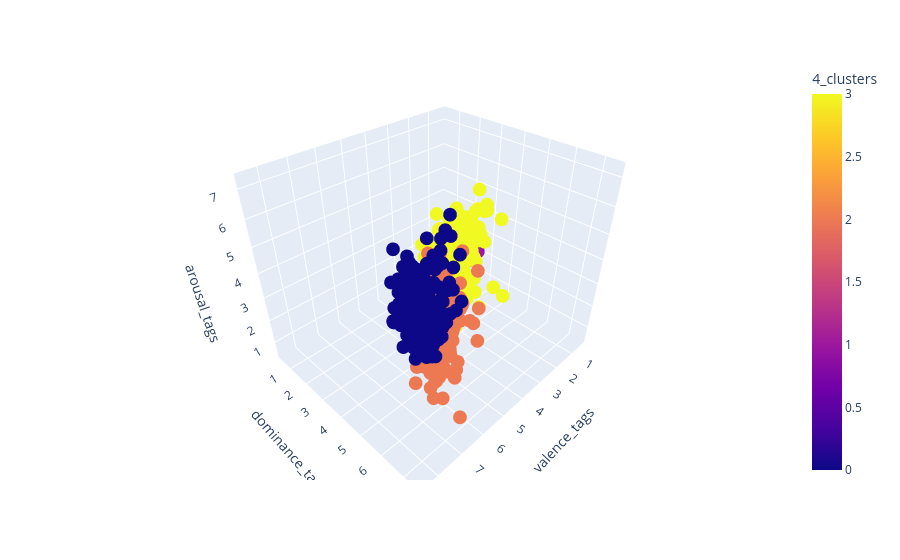

Source (notebook cell):
### Code cell
import plotly.express as px

fig = px.scatter_3d(y, x='valence_tags', y='dominance_tags', z='arousal_tags',
              color='4_clusters')
fig.show()

### Figure 1 — Plotly figure (JSON) as saved in the notebook; plotly's stock layout.template omitted (floating-point values rounded to 4 significant figures; data arrays with more than 128 entries replaced by an {"elided": "..."} marker saying what was removed)
{"data": [{"hovertemplate": "valence_tags=%{x}<br>dominance_tags=%{y}<br>arousal_tags=%{z}<br>4_clusters=%{marker.color}<extra></extra>", "legendgroup": "", "marker": {"color": {"elided": "1697 int values"}, "coloraxis": "coloraxis", "symbol": "circle"}, "mode": "markers", "name": "", "scene": "scene", "showlegend": false, "type": "scatter3d", "x": {"elided": "1697 float values"}, "y": {"elided": "1697 float values"}, "z": {"elided": "1697 float values"}}], "layout": {"coloraxis": {"colorbar": {"title": {"text": "4_clusters"}}, "colorscale": [[0, "#0d0887"], [0.1111, "#46039f"], [0.2222, "#7201a8"], [0.3333, "#9c179e"], [0.4444, "#bd3786"], [0.5556, "#d8576b"], [0.6667, "#ed7953"], [0.7778, "#fb9f3a"], [0.8889, "#fdca26"], [1, "#f0f921"]]}, "legend": {"tracegroupgap": 0}, "margin": {"t": 60}, "scene": {"domain": {"x": [0, 1], "y": [0, 1]}, "xaxis": {"title": {"text": "valence_tags"}}, "yaxis": {"title": {"text": "dominance_tags"}}, "zaxis": {"title": {"text": "arousal_tags"}}}}}
